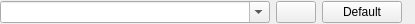
<?xml version="1.0" encoding="UTF-8"?>
<ui version="4.0">
 <class>GameExecutablePicker</class>
 <widget class="QWidget" name="GameExecutablePicker">
  <property name="geometry">
   <rect>
    <x>0</x>
    <y>0</y>
    <width>415</width>
    <height>24</height>
   </rect>
  </property>
  <property name="windowTitle">
   <string>Form</string>
  </property>
  <layout class="QHBoxLayout" name="horizontalLayout">
   <property name="leftMargin">
    <number>0</number>
   </property>
   <property name="topMargin">
    <number>0</number>
   </property>
   <property name="rightMargin">
    <number>0</number>
   </property>
   <property name="bottomMargin">
    <number>0</number>
   </property>
   <item>
    <widget class="QComboBox" name="executableInput">
     <property name="sizePolicy">
      <sizepolicy hsizetype="Expanding" vsizetype="Fixed">
       <horstretch>0</horstretch>
       <verstretch>0</verstretch>
      </sizepolicy>
     </property>
     <property name="editable">
      <bool>true</bool>
     </property>
    </widget>
   </item>
   <item>
    <widget class="QPushButton" name="btnBrowse">
     <property name="toolTip">
      <string>Browse</string>
     </property>
    </widget>
   </item>
   <item>
    <widget class="QPushButton" name="btnDefaultExecutable">
     <property name="sizePolicy">
      <sizepolicy hsizetype="Minimum" vsizetype="Fixed">
       <horstretch>0</horstretch>
       <verstretch>0</verstretch>
      </sizepolicy>
     </property>
     <property name="text">
      <string>Default</string>
     </property>
    </widget>
   </item>
   <item>
    <widget class="QLabel" name="lblWarning">
     <property name="sizePolicy">
      <sizepolicy hsizetype="Maximum" vsizetype="Maximum">
       <horstretch>0</horstretch>
       <verstretch>0</verstretch>
      </sizepolicy>
     </property>
     <property name="maximumSize">
      <size>
       <width>20</width>
       <height>20</height>
      </size>
     </property>
     <property name="toolTip">
      <string>This map isn't present on the map list. The game may misbehave.</string>
     </property>
     <property name="pixmap">
      <pixmap resource="../../../../media/resources.qrc">:/icons/exclamation.png</pixmap>
     </property>
     <property name="scaledContents">
      <bool>true</bool>
     </property>
    </widget>
   </item>
  </layout>
 </widget>
 <resources>
  <include location="../../../../media/resources.qrc"/>
 </resources>
 <connections>
  <connection>
   <sender>btnBrowse</sender>
   <signal>clicked()</signal>
   <receiver>GameExecutablePicker</receiver>
   <slot>browse()</slot>
   <hints>
    <hint type="sourcelabel">
     <x>297</x>
     <y>13</y>
    </hint>
    <hint type="destinationlabel">
     <x>261</x>
     <y>22</y>
    </hint>
   </hints>
  </connection>
  <connection>
   <sender>btnDefaultExecutable</sender>
   <signal>clicked()</signal>
   <receiver>GameExecutablePicker</receiver>
   <slot>setExecutableToDefault()</slot>
   <hints>
    <hint type="sourcelabel">
     <x>356</x>
     <y>10</y>
    </hint>
    <hint type="destinationlabel">
     <x>393</x>
     <y>16</y>
    </hint>
   </hints>
  </connection>
 </connections>
 <slots>
  <slot>browse()</slot>
  <slot>setExecutableToDefault()</slot>
 </slots>
</ui>
